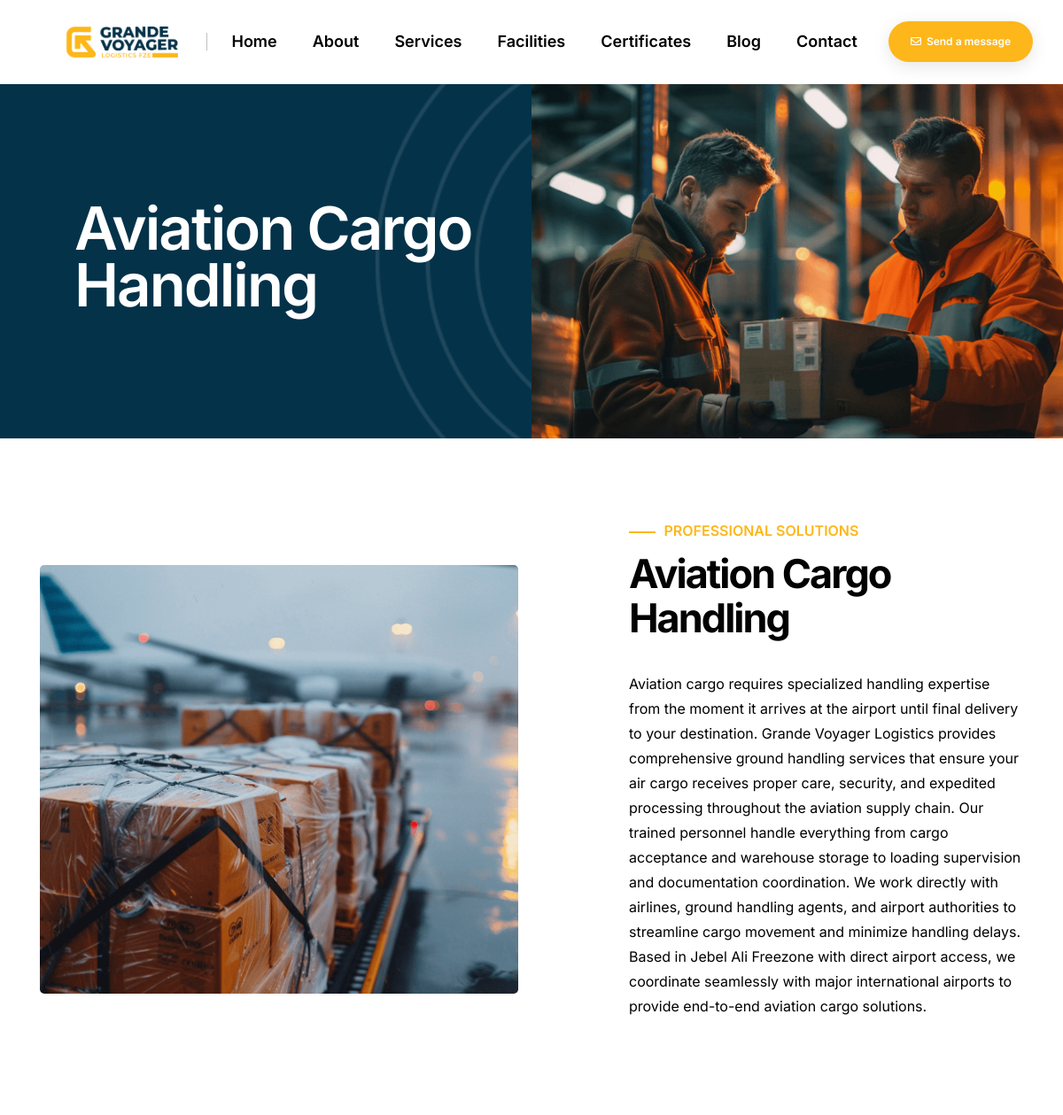
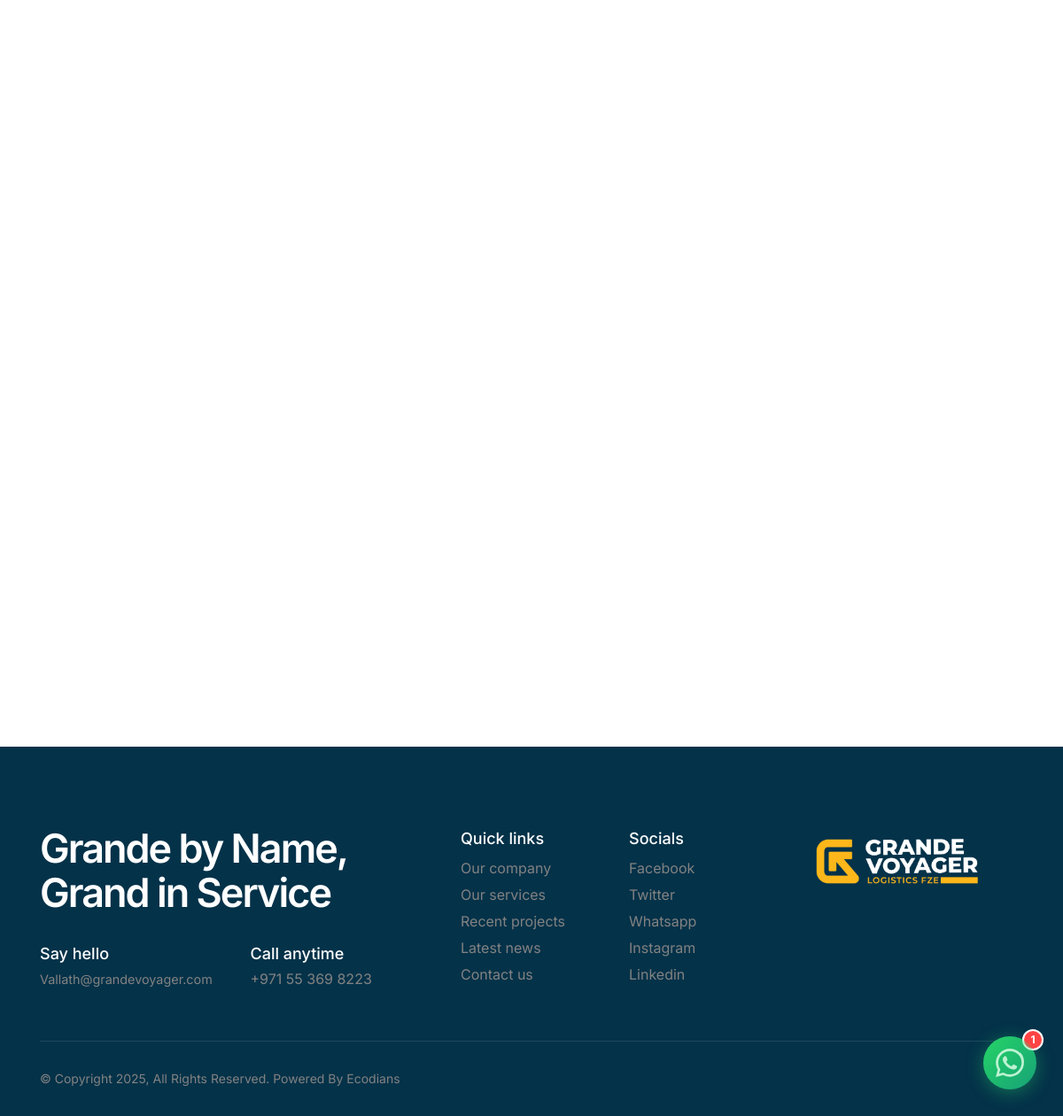
The app's page /services/aviation-cargo-handling/ with its own data (2 pictures, top to bottom).
### myapp/models.py (models this page shows, shortened)
class Services(models.Model):
    service_title = models.CharField(max_length=200)
    slug = models.SlugField(max_length=200, unique=True, blank=True, null=True, help_text="Automatically Generate")
    service_description = CKEditor5Field("Content", config_name='extends')
    service_image = models.ImageField(upload_to='services/')
    priority = models.IntegerField(default=5)
    faq_question_1 = models.CharField(max_length=255, blank=True, null=True)
    faq_answer_1 = models.TextField(blank=True, null=True)
    faq_question_2 = models.CharField(max_length=255, blank=True, null=True)
    faq_answer_2 = models.TextField(blank=True, null=True)
    faq_question_3 = models.CharField(max_length=255, blank=True, null=True)
    faq_answer_3 = models.TextField(blank=True, null=True)
    faq_question_4 = models.CharField(max_length=255, blank=True, null=True)
    faq_answer_4 = models.TextField(blank=True, null=True)
    created_at = models.DateTimeField(auto_now_add=True)
    updated_on = models.DateTimeField(auto_now=True)
    class Meta:
        verbose_name = 'Service'
        verbose_name_plural = 'Services'
        ordering = ['-created_at']

### myapp/views.py (the view)
# urls.py: path('services/<str:pk>/', views.service_detail, name='service-detail'),
def service_detail(request, pk):
    service = Services.objects.get(slug=pk)
    services_nav = Services.objects.all().order_by('priority')
    context = {
        "service": service,
        "services_nav": services_nav,
    }
    return render(request, "service_detail.html", context)

### templates/service_detail.html (shortened to what this page needs)
<!DOCTYPE html>
<html lang="en">
<head>
    {% load static %}
    <link rel="stylesheet" href="{% static 'css/vendors.min.css' %}"/>
    <link rel="stylesheet" href="{% static 'css/icon.min.css' %}"/>
    <link rel="stylesheet" href="{% static 'css/style.css' %}"/>
    <link rel="stylesheet" href="{% static 'css/responsive.css' %}"/>
    <link rel="stylesheet" href="{% static 'demos/green-energy/green-energy.css' %}"/>
</head>
<body data-mobile-nav-style="classic">
    {% include 'components/navbar.html' %}
    <section class="top-space-margin overflow-hidden p-0 bg-very-light-gray page-title-big-typography">
        <div class="container-fluid p-0">
            <div class="row justify-content-center small-screen sm-h-400px g-0">
                <div class="col-md-6 d-flex justify-content-center flex-column ps-7 pe-15px sm-ps-15px cover-background banner-background text-white text-md-start text-center page-title-large" data-anime='{ "el": "childs", "translateY": [30, 0], "opacity": [0,1], "duration": 600, "delay": 0, "staggervalue": 200, "easing": "easeOutQuad" }'>
                    <h1 class="fw-600 mb-10px ls-minus-2px">{{ service.service_title }}</h1>
                </div>
                <div class="col-md-6">
                    <div class="h-100 position-relative cover-background sm-pt-50px service-banner" data-anime='{ "el": "childs", "translateY": [30, 0], "opacity": [0,1], "duration": 600, "delay": 0, "staggervalue": 200, "easing": "easeOutQuad" }'>
                    </div>
                </div>
            </div>
        </div>
    </section>
    <section>
        <div class="container">
            <div class="row align-items-center justify-content-center" data-anime='{ " perspective": 1200 }'>
                <div class="col-lg-6 md-mb-40px" data-anime='{ "translateY": [0, 0], "zoom": [1.1, 1], "rotateX": [50, 0], "opacity": [0,1], "duration": 800, "delay": 200, "staggervalue": 300, "easing": "easeOutQuad" }'>
                    <figure class="position-relative m-0">
                        <img src="{{ service.service_image.url }}" alt="" class="w-100 border-radius-5px">
                    </figure>
                </div>
                <div class="col-xl-5 offset-xl-1 col-lg-6 col-md-12" data-anime='{ "el": "childs", "translateY": [30, 0], "opacity": [0,1], "duration": 600, "delay": 0, "staggervalue": 300, "easing": "easeOutQuad" }'>
                    <div class="mb-10px">
                        <span class="w-30px h-2px fs-15 d-inline-block bg-base-color me-5px align-middle"></span>
                        <span class="text-uppercase text-base-color fs-16 fw-600 d-inline-block">Professional solutions</span>
                    </div>
                    <h3 class="text-dark-gray fw-700 ls-minus-2px">{{ service.service_title }}</h3>
                    <p class="w-100 md-w-100 mb-35px">
                        {{ service.service_description|safe }}
                    </p>
                </div>
            </div>
        </div>
    </section>
    <section>
        <div class="container">
            <div class="row mt-5">
            </div>
        </div>
    </section>
    {% include 'components/footer.html' %}
</body>
</html>

### myapp/static/demos/green-energy/green-energy.css (style rules this page uses)
:root { --alt-font: "Inter", sans-serif; --primary-font: "Inter", sans-serif; --base-color: #fdb71a; --green: #fdb71a; --dark-gray: #020202; --medium-gray: #828282; --very-light-gray: #f7f7f7; }
body { font-size: 16px; line-height: 28px; }
.h1, .h2, .h3, .h4, .h5, .h6, h1, h2, h3, h4, h5, h6 { margin-bottom: 25px; }
.page-title-large h1 { font-size: 4.2rem; line-height: 4rem; }

### records on screen
Services: service_title "Aviation Cargo Handling", service_image (picture), service_description "Aviation cargo requires specialized handling expertise from the moment it arrives at the airport until final delivery to your destination. Grande Voyager Logistics provides comprehensive ground handling services that ensure your air cargo receives proper care, security, and expedited processing throughout the aviation supply chain. Our trained personnel handle everything from cargo acceptance and warehouse storage to loading supervision and documentation coordination. We work directly with airlines, ground handling agents, and airport authorities to streamline cargo movement and minimize handling delays. Based in Jebel Ali Freezone with direct airport access, we coordinate seamlessly with…"
